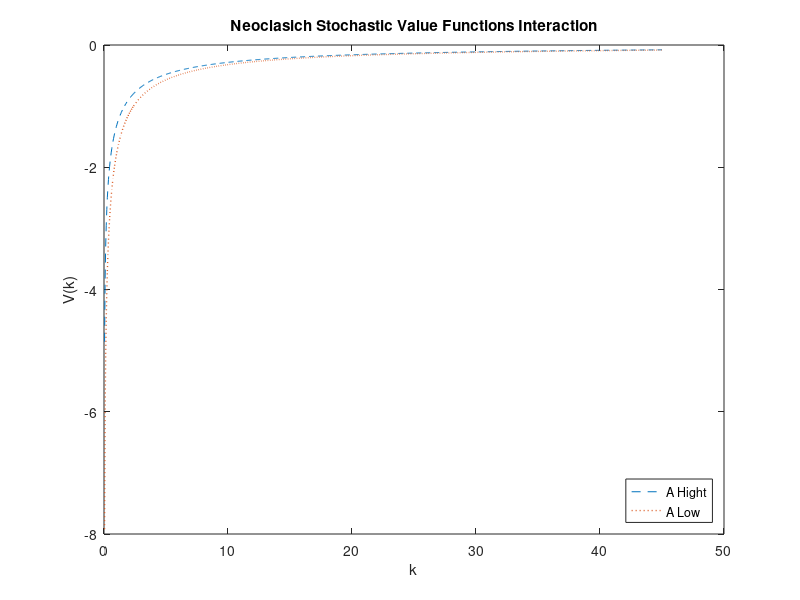
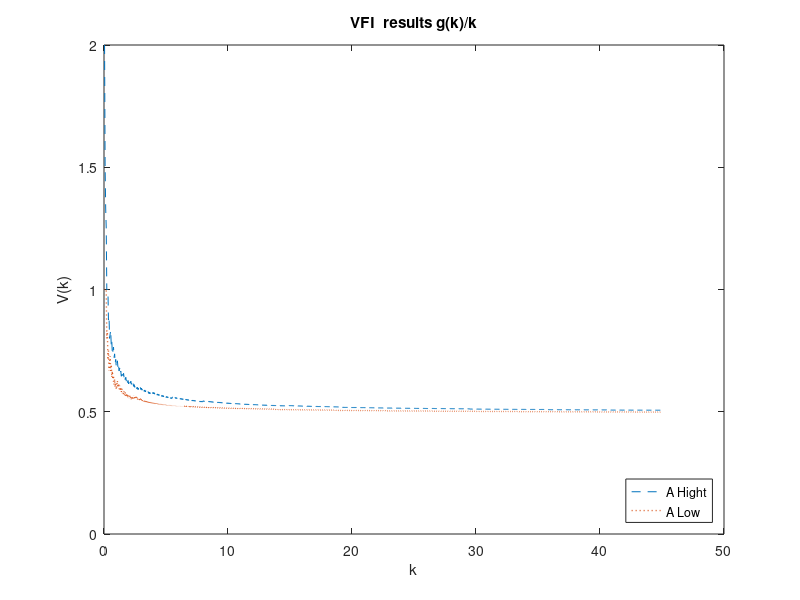

MATLAB code for these plots, in order: (Note: this script raises an error after producing the figures.)
clear 
close all
%%%% Set up parameters
alpha = 0.35;
beta = 0.99;
delta = 0.025;
sigma = 2;
A= [0.977 0.023; 0.074 0.926];
A_h=1.1;
A_l=.678;

%%%% Set up discretized state space
k_min = 0;
k_max = 45;
num_k = 1000; % number of points in the grid for k

k = linspace(k_min, k_max, num_k);

k_mat = repmat(k', [1 num_k]); % this will be useful in a bit

%%%% Set up consumption and return function
% 1st dim(rows): k today, 2nd dim (cols): k' chosen for tomorrow

cons_h = A_h*k_mat .^ alpha + (1 - delta) * k_mat - k_mat'; 
cons_l = A_l*k_mat .^ alpha + (1 - delta) * k_mat - k_mat'; 

ret_h = cons_h .^ (1 - sigma) / (1 - sigma); % return function high
ret_l = cons_l .^ (1 - sigma) / (1 - sigma); % return function
% negative consumption is not possible -> make it irrelevant by assigning
% it very large negative utility
ret_h(cons_h < 0) = -Inf;
ret_l(cons_l < 0) = -Inf;

%%%% Iteration
dis = 1; tol =1e-07; % tolerance for stopping 
v_guess = zeros(2, num_k);
%v_guess = zeros(num_k, 2);
while dis > tol
    % compute the utility value for all possible combinations of k and k':
     [vfnH,pol_indxH]=max(ret_h + beta*repmat(A(1,:)*v_guess,[num_k,1]),[],2);
    [vfnL,pol_indxL]=max(ret_l + beta*repmat(A(2,:)*v_guess,[num_k,1]),[],2);
    

   % vfn = [vfnH' vfnL'];
   vfn=[vfnH'; vfnL'];
    % what is the distance between current guess and value function
    % based on the whole matrix
    dis = max(abs(vfn - v_guess));
       v_guess = vfn;
    % if distance is larger than tolerance, update current guess and
    % continue, otherwise exit the loop
end

g = [k(pol_indxH)' k(pol_indxL)']; % policy function
gH = k(pol_indxH); % policy function
gL= k(pol_indxL);
plot(k,vfnH','--',k,vfnL',':','Linewidth',1) 
xlabel('k') 
ylabel('V(k)')
title('Neoclasich Stochastic Value Functions Interaction')
legend({'A Hight','A Low'},'Location','southeast')
figure


%policy function
plot(k,k(pol_indxH)','--',k,k(pol_indxL)',':','Linewidth',1) 
xlabel('k') 
ylabel('V(k)')
title('VFI g(k) vs k')
legend({'A Hight','A Low'},'Location','southeast')



% PART 3 
kgrowthH=gH./k;
kgrowthL=gL./k;

plot(k,kgrowthH,'--',k,kgrowthL,':','Linewidth',1) 
xlabel('k') 
ylabel('V(k)')
title('VFI  results g(k)/k')
legend({'A Hight','A Low'},'Location','southeast')

% PART 4
% First, I need to generate some random number for y, that has standard
% deviation of 0.018
% Then A=y/k.^alpha=
%now, in the data 


% PART 5


k = linspace(k_min, k_max, num_k);

k_mat = repmat(k', [1 num_k]); % this will be useful in a bit

cons_h = A_h*k_mat .^ alpha + (1 - delta) * k_mat - k_mat'; 
cons_l = A_l*k_mat .^ alpha + (1 - delta) * k_mat - k_mat'; 


dis = 1; tol = 1e-06; % tolerance for stopping 
v_guess = zeros(1, num_k);
while dis > tol
    for j = 1:2 %space of possible states
    for i = 1:num_k % space of k values 
      K0 = k_mat(i,1);
      A0 = amat(j,1);
     end
    end
end
